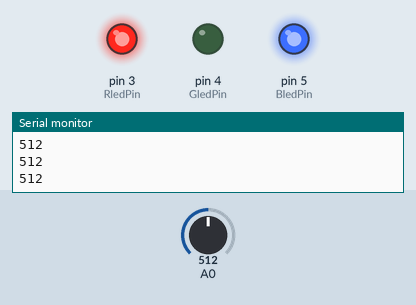
This sketch was run on a simulated Arduino Uno, built with avr-gcc and run on an emulated ATmega328P. On the bench: output pins drawn as LEDs (lit = HIGH), the last lines printed to the serial monitor. The test bench sets the inputs (shaded band); at power-on: A0 = 512.

Above: at 1.2 s.
1.3 s: A0 set to 524
At 1.8 s:
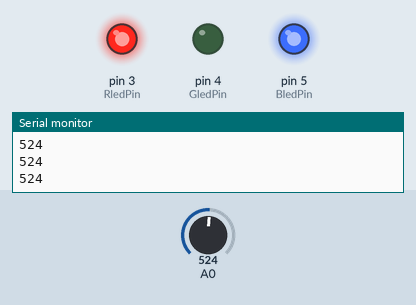
2.8 s: A0 set to 501
At 4.0 s:
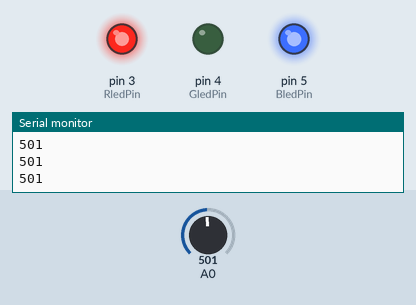
4.3 s: A0 set to 306
At 5.4 s:
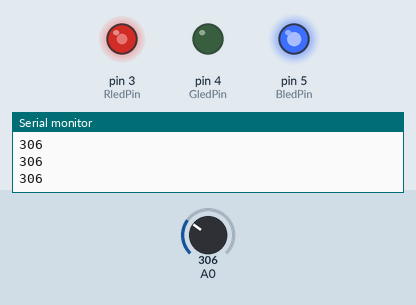
5.8 s: A0 set to 122
At 6.5 s:
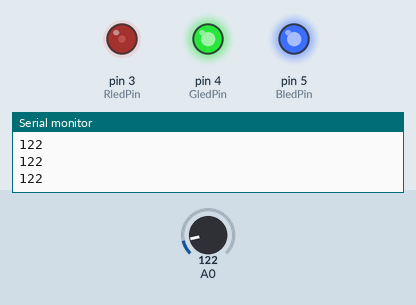
7.3 s: A0 set to 0
At 7.7 s:
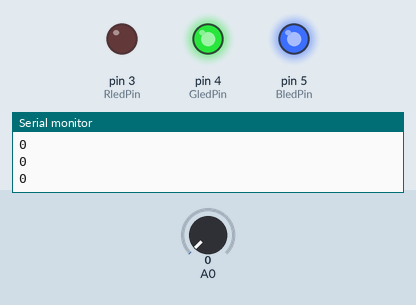
8.8 s: A0 set to 4
At 10.0 s:
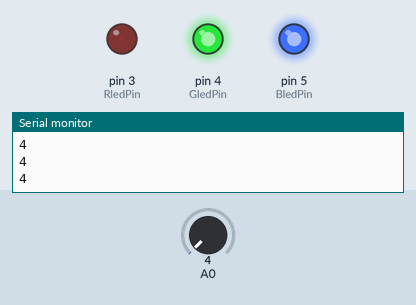
Timing chart, 0 to 11.3 s (numbered marks = the images above; inputs shaded):
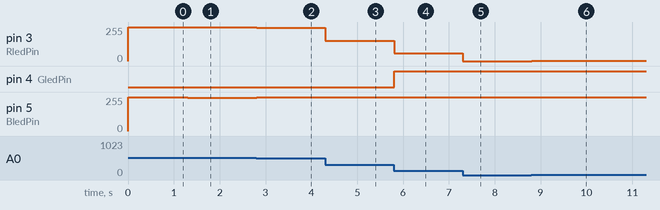

Measured:
- after the input at 1.3 s, pin 5 (BledPin): 255/255 → 250/255 at once
- after the input at 2.8 s, pin 3 (RledPin): 255/255 → 250/255 at once; pin 5 (BledPin): 250/255 → 255/255 at once
- after the input at 4.3 s, pin 3 (RledPin): 250/255 → 152/255 at once
- after the input at 5.8 s, pin 3 (RledPin): 152/255 → 60/255 at once; pin 4 (GledPin): LOW → HIGH at once
- after the input at 7.3 s, pin 3 (RledPin): 60/255 → 0/255 at once
- after the input at 8.8 s, pin 3 (RledPin): 0/255 → 1/255 at once

The sketch:

oct7practice2.ino
```cpp
const int RledPin = 3;
const int GledPin = 4;
const int BledPin = 5;

void setup() {
  Serial.begin(9600);

  pinMode(RledPin, OUTPUT);
  pinMode(GledPin, OUTPUT);
  pinMode(BledPin, OUTPUT);
}

void loop() {

  int sensorValue = analogRead(A0);

  Serial.println(sensorValue);

  if (sensorValue <= 511) {

    // Red → Green
    int red = map(sensorValue, 0, 511, 255, 0);
    int green = map(sensorValue, 0, 511, 0, 255);
    int blue = 0;

    analogWrite(RledPin, 255 - red);
    analogWrite(GledPin, 255 - green);
    analogWrite(BledPin, 255 - blue);

  }

  else {

    // Green → Blue
    int red = 0;
    int green = map(sensorValue, 512, 1023, 255, 0);
    int blue = map(sensorValue, 512, 1023, 0, 255);

    analogWrite(RledPin, 255 - red);
    analogWrite(GledPin, 255 - green);
    analogWrite(BledPin, 255 - blue);
  }

  delay(10);
}
```
